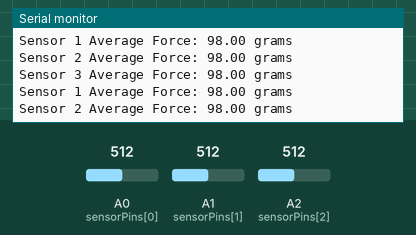
The sketch below on a simulated Arduino Uno, built with avr-gcc and run on an emulated ATmega328P. On the bench: the last lines printed to the serial monitor. Inputs (shaded band) come from the test bench; at power-on: A0 (sensorPins[0]) = 512, A1 (sensorPins[1]) = 512, A2 (sensorPins[2]) = 512.

Above: at 1.2 s.
1.3 s: A0 (sensorPins[0]) set to 520
At 1.35 s:
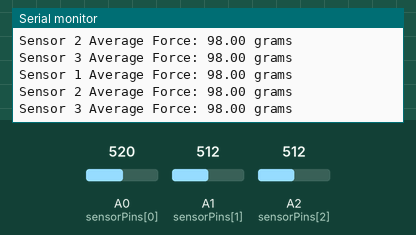
4.3 s: A1 (sensorPins[1]) set to 535
At 4.42 s:
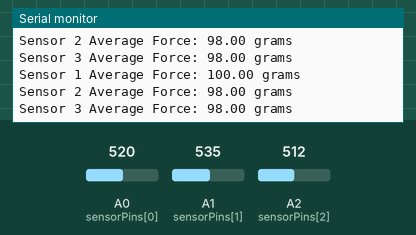
13.3 s: A2 (sensorPins[2]) set to 535
At 13.43 s:
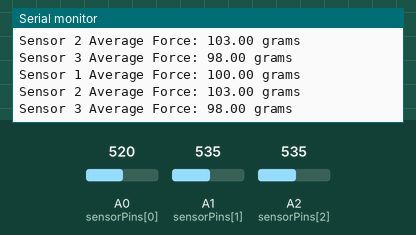
14.8 s: A2 (sensorPins[2]) set to 507
At 14.97 s:
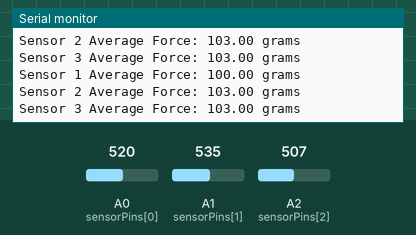
Timing chart, 0 to 17.8 s (numbered marks = the images above; inputs shaded):
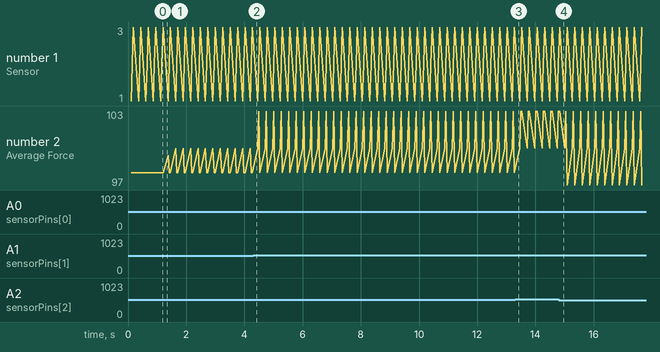

Measured:
- plotted number 2: 103 → 97 after the input at 14.8 s

The sketch:

240921_force_3sensors.ino
```cpp
#include <Arduino.h>

const int sensorPins[3] = {A0, A1, A2};  // Vout pins connected to A0, A1, A2
const int numReadings = 10;              // Number of readings to average
const int baselineValue = 20;            // Adjust this based on the raw reading when no force is applied

void setup() {
  Serial.begin(9600);
  for (int i = 0; i < 3; i++) {
    pinMode(sensorPins[i], INPUT);
  }
  Serial.println("Setup complete, starting readings...");
}

void loop() {
  float totalPressure[3] = {0};  // Array to store total pressure for each sensor

  // Take 10 readings for each sensor
  for (int i = 0; i < numReadings; i++) {
    for (int j = 0; j < 3; j++) {
      int rawValue = analogRead(sensorPins[j]);  // Read sensor value for each sensor
      rawValue = rawValue - baselineValue;       // Subtract baseline to zero the sensor
      if (rawValue < 0) rawValue = 0;            // Ensure no negative readings

      float force = map(rawValue, 0, 1000, 0, 200);  // Map the raw sensor value to the force range
      totalPressure[j] += force;  // Sum up the mapped force values for each sensor
    }
    delay(10);  // Short delay between readings
  }

  // Calculate and output the average force for each sensor
  for (int j = 0; j < 3; j++) {
    float averagePressure = totalPressure[j] / numReadings;  // Calculate the average
    Serial.print("Sensor ");
    Serial.print(j + 1);
    Serial.print(" Average Force: ");
    Serial.print(averagePressure);
    Serial.println(" grams");
  }

  Serial.println("");  // Print a blank line for better readability between sets
  delay(100);  // Delay 1 second before the next set of readings
}
```
